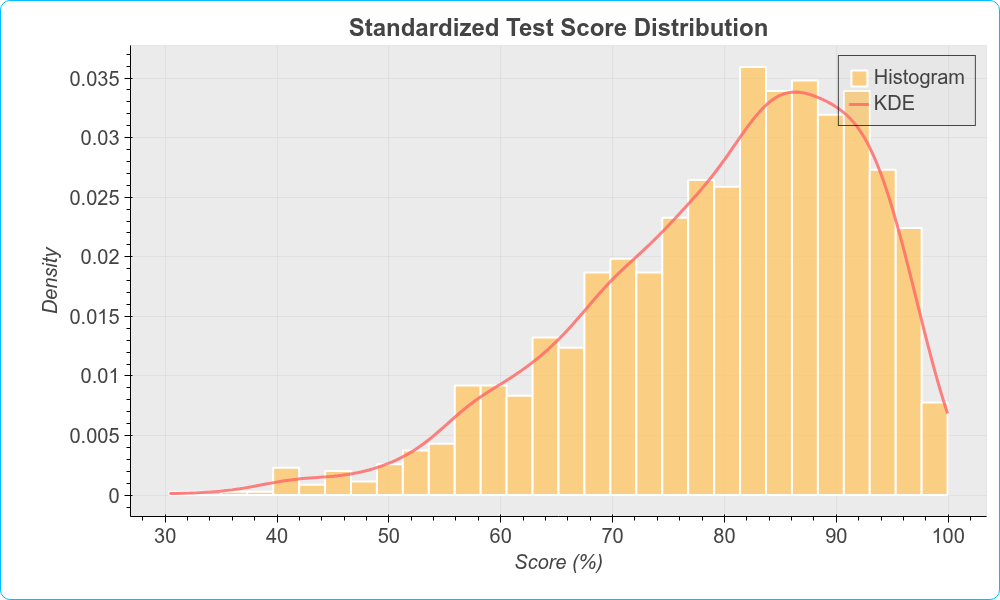

This chart was generated by the following Python code:
import pandas as pd
from bokeh_rocks import show, save_plot
import bokeh_rocks as br
import numpy as np
df3 = pd.DataFrame({"test_score": np.random.beta(8, 2, 1500) * 100})

p3 = br.hist(
    df3,
    col="test_score",
    bins=30,
    density=True,
    title="Standardized Test Score Distribution",
    xlabel="Score (%)",
    color="#ffc562",
    theme="light",
    width=1000,
    height=600,
        show_kde=True,
    kde_color="#ff6464",
)

show(p3)
save_plot(p3, "output/histogram_03")
